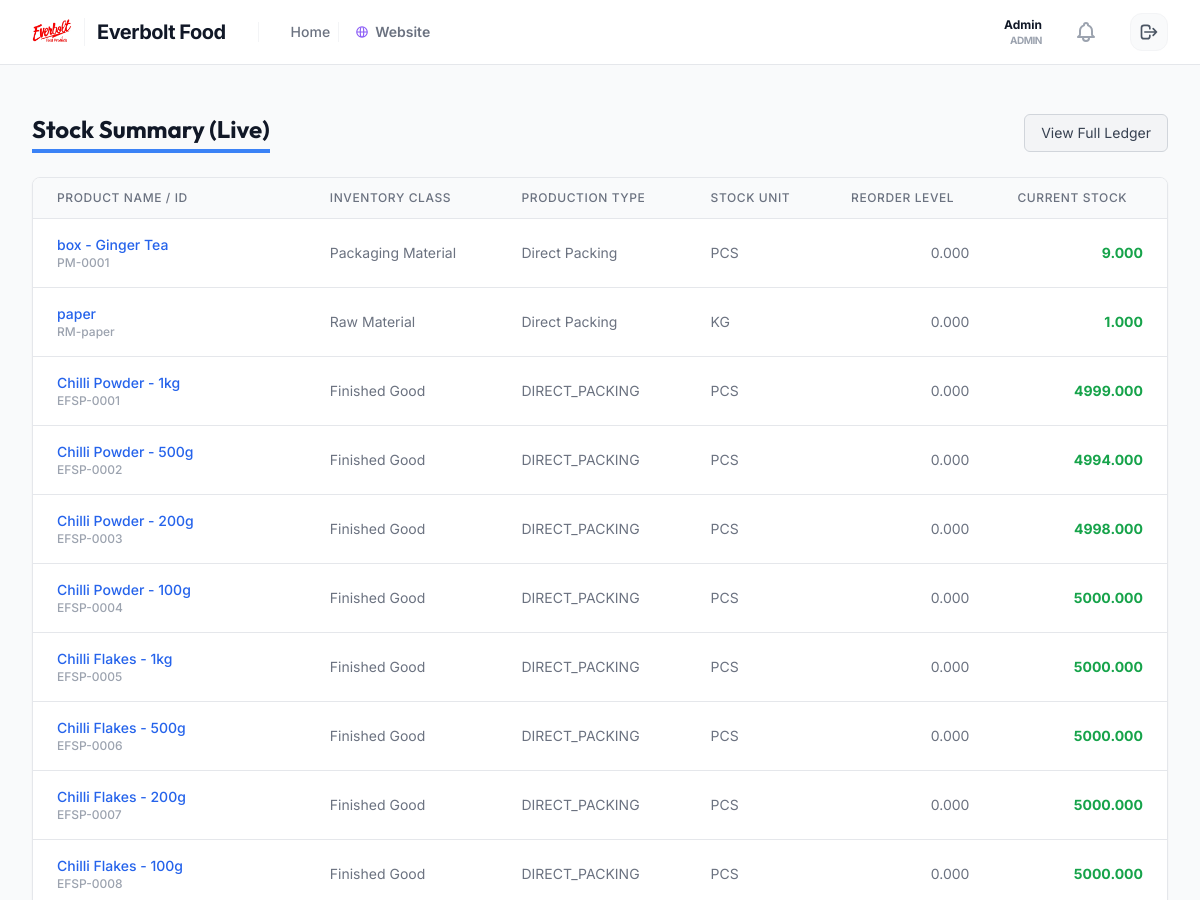
Page /inventory/stock-summary/ (signed in, upper part) on the earlier database version.
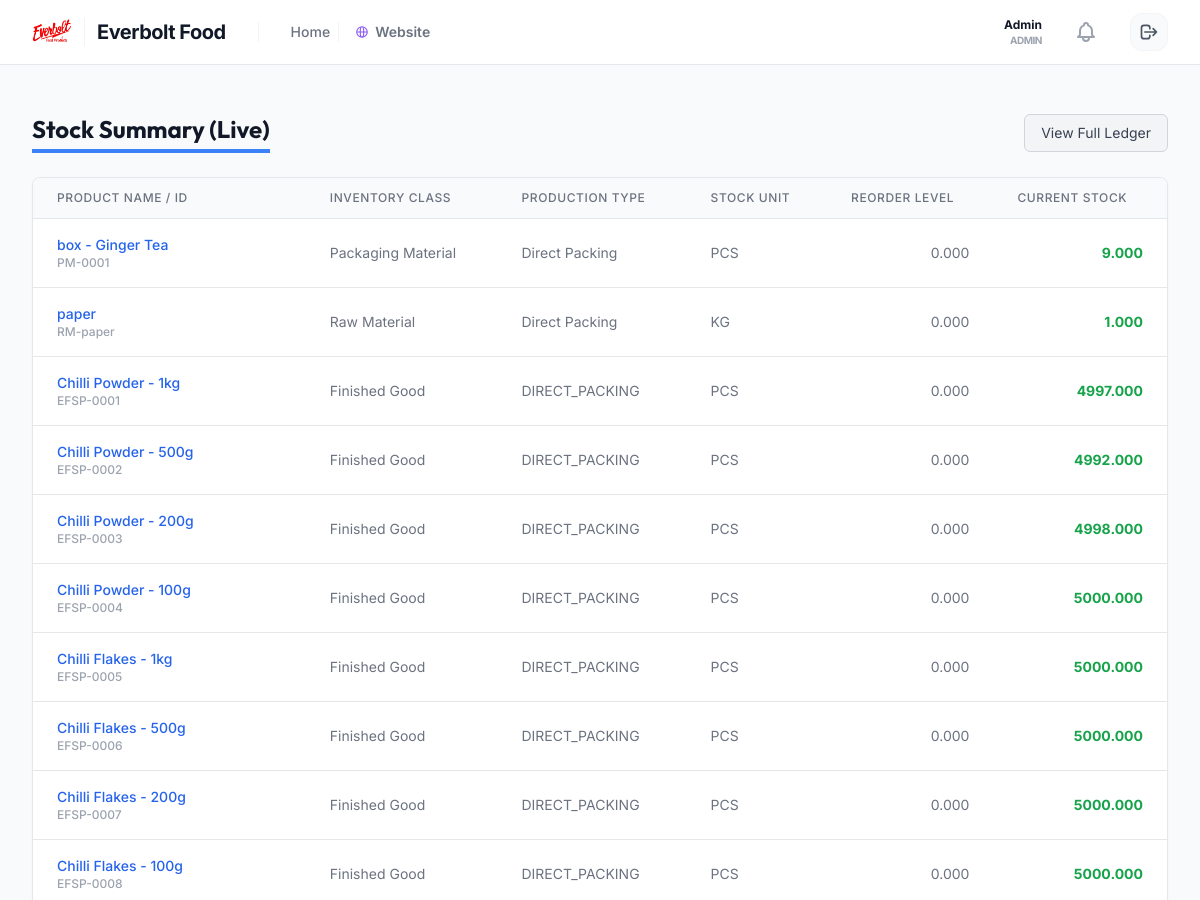
Same page on the later database version.
### inventory/models.py (models this page shows, shortened)
class Product(models.Model):
    class BrandChoices(models.TextChoices):
        EVERBOLT = 'Everbolt', 'Everbolt'
        EVERLEAF = 'Everleaf', 'Everleaf'
    class CategoryChoices(models.TextChoices):
        CONFECTIONERY = 'Confectionery', 'Confectionery'
        DRIED_FRUITS = 'Dried Fruits', 'Dried Fruits'
        DRIED_VEGETABLES = 'Dried Vegetables', 'Dried Vegetables'
        SPICES = 'Spices', 'Spices'
        TEA = 'Tea', 'Tea'
        KITHUL = 'Kithul', 'Kithul'
    class TeaTypeChoices(models.TextChoices):
        HERBAL_TEA = 'Herbal Tea', 'Herbal Tea'
        ARTISAN_TEA = 'Artisan Tea', 'Artisan Tea'
        FLAVORED_TEA = 'Flavored Tea', 'Flavored Tea'
        BLACK_TEA = 'Black Tea', 'Black Tea'
        GREEN_TEA = 'Green Tea', 'Green Tea'
        CATERING_TEA = 'Catering Tea', 'Catering Tea'
    class UnitTypes(models.TextChoices):
        PCS = 'pcs', 'pcs'
        BOX = 'box', 'box'
        PACK = 'pack', 'pack'
        KG = 'Kg', 'Kg'
        G = 'g', 'g'
        ML = 'ml', 'ml'
        L = 'l', 'l'
    class ProductTypes(models.TextChoices):
        DIRECT_PACKING = 'Direct Packing', 'Direct Packing'
        BLENDED_TEA = 'Blended Tea Products', 'Blended Tea Products'
        CONFECTIONERY_PACKING = 'Confectionery Packing', 'Confectionery Packing'
        REPACKING = 'Repacking', 'Repacking'
        TRADING = 'Trading Products', 'Trading Products'
    class InventoryClasses(models.TextChoices):
        RAW = 'RAW', 'Raw Material'
        PACKAGING = 'PACKAGING', 'Packaging Material'
        FINISHED = 'FINISHED', 'Finished Good'
        SEMI_FINISHED = 'SEMI_FINISHED', 'Semi-Finished Good'
        CONSUMABLE = 'CONSUMABLE', 'Consumable'
    product_id = models.CharField(max_length=50, unique=True, blank=True)
    name = models.CharField(max_length=200)
    brand = models.CharField(max_length=50, choices=BrandChoices.choices, default=BrandChoices.EVERBOLT)
    category = models.CharField(max_length=50, choices=CategoryChoices.choices, default=CategoryChoices.CONFECTIONERY)
    tea_type = models.CharField(max_length=50, choices=TeaTypeChoices.choices, blank=True, null=True)
    packet_size = models.CharField(max_length=100, blank=True, null=True)
    stock_unit = models.CharField(max_length=20, choices=UnitTypes.choices, default=UnitTypes.PCS)
    selling_unit = models.CharField(max_length=20, choices=UnitTypes.choices, default=UnitTypes.PCS)
    inventory_class = models.CharField(max_length=50, choices=InventoryClasses.choices, default=InventoryClasses.FINISHED)
    product_type = models.CharField(max_length=50, choices=ProductTypes.choices, default=ProductTypes.DIRECT_PACKING, verbose_name="Production Type")
    track_stock = models.BooleanField(default=True)
    allow_negative_stock = models.BooleanField(default=False)
    reorder_level = models.DecimalField(max_digits=12, decimal_places=3, default=0.000)
    selling_price = models.DecimalField(max_digits=12, decimal_places=2)
    price_tier_100 = models.DecimalField(max_digits=12, decimal_places=2, null=True, blank=True, help_text="Price for <= 100 pcs")
    price_tier_250 = models.DecimalField(max_digits=12, decimal_places=2, null=True, blank=True, help_text="Price for <= 250 pcs")
    price_tier_500 = models.DecimalField(max_digits=12, decimal_places=2, null=True, blank=True, help_text="Price for >= 500 pcs")
    custom_load_price = models.DecimalField(max_digits=12, decimal_places=2, null=True, blank=True)
    tax_rate = models.DecimalField(max_digits=5, decimal_places=2, default=18.00) # Fixed 18% generic tax
    status = models.BooleanField(default=True, help_text="True if active")
    current_stock = models.DecimalField(max_digits=12, decimal_places=3, default=0.000, help_text="Cached balance from StockLedger")

### inventory/views.py (the view)
# urls.py: path('stock-summary/', views.StockSummaryView.as_view(), name='stock_summary'),
class StockSummaryView(LoginRequiredMixin, ListView):
    model = Product
    template_name = 'inventory/stock_summary.html'
    context_object_name = 'products'
    paginate_by = 20
    def get_queryset(self):
        return Product.objects.filter(track_stock=True, status=True)

### users/models.py (called while the page is built)
    @property
    def unread_notifications(self):
        return getattr(self, 'notifications', None) and self.notifications.filter(is_read=False).order_by('-created_at') or []

### inventory/templates/inventory/stock_summary.html (shortened to what this page needs)
{% extends 'layouts/base.html' %}
{% block content %}
<div class="px-4 py-6 sm:px-0">
    <div class="flex justify-between items-center mb-6">
        <h1 class="text-2xl font-bold text-gray-900 border-b-4 border-blue-500 inline-block pb-1">Stock Summary (Live)</h1>
        <div class="flex space-x-2">
             <a href="{% url 'stock_ledger' %}" class="bg-gray-100 hover:bg-gray-200 border border-gray-300 rounded-md px-4 py-2 text-gray-700 text-sm">View Full Ledger</a>
        </div>
    </div>
    <div class="bg-white shadow-sm rounded-lg border border-gray-200 overflow-hidden">
        <div class="overflow-x-auto">
            <table class="min-w-full divide-y divide-gray-200">
                <thead class="bg-gray-50">
                    <tr>
                        <th scope="col" class="px-6 py-3 text-left text-xs font-medium text-gray-500 uppercase tracking-wider">Product Name / ID</th>
                        <th scope="col" class="px-6 py-3 text-left text-xs font-medium text-gray-500 uppercase tracking-wider">Inventory Class</th>
                        <th scope="col" class="px-6 py-3 text-left text-xs font-medium text-gray-500 uppercase tracking-wider">Production Type</th>
                        <th scope="col" class="px-6 py-3 text-left text-xs font-medium text-gray-500 uppercase tracking-wider">Stock Unit</th>
                        <th scope="col" class="px-6 py-3 text-left text-xs font-medium text-gray-500 uppercase tracking-wider">Reorder Level</th>
                        <th scope="col" class="px-6 py-3 text-left text-xs font-medium text-gray-500 uppercase tracking-wider">Current Stock</th>
                    </tr>
                </thead>
                <tbody class="bg-white divide-y divide-gray-200">
                    {% for product in products %}
                    <tr class="hover:bg-gray-50 transition-colors">
                        <td class="px-6 py-4 whitespace-nowrap text-sm font-medium text-blue-600">
                            {{ product.name }}
                            <div class="text-xs text-gray-400">{{ product.product_id }}</div>
                        </td>
                        <td class="px-6 py-4 whitespace-nowrap text-sm text-gray-500">{{ product.get_inventory_class_display }}</td>
                        <td class="px-6 py-4 whitespace-nowrap text-sm text-gray-500">{{ product.get_product_type_display }}</td>
                        <td class="px-6 py-4 whitespace-nowrap text-sm text-gray-500 uppercase">{{ product.get_stock_unit_display }}</td>
                        <td class="px-6 py-4 whitespace-nowrap text-sm text-gray-500 text-right">{{ product.reorder_level }}</td>
                        <td class="px-6 py-4 whitespace-nowrap text-sm font-bold text-right {% if product.current_stock <= product.reorder_level %}text-red-600{% else %}text-green-600{% endif %}">
                            {{ product.current_stock }}
                        </td>
                    </tr>
                    {% empty %}
                    <tr>
                        <td colspan="6" class="px-6 py-10 text-center text-gray-500">No stockable products found.</td>
                    </tr>
                    {% endfor %}
                </tbody>
            </table>
        </div>
    </div>
</div>
{% endblock %}

Differences in the rows shown:
changed Product "Chilli Powder - 1kg": current_stock "4999.000" → "4997.000"
changed Product "Chilli Powder - 500g": current_stock "4994.000" → "4992.000"
